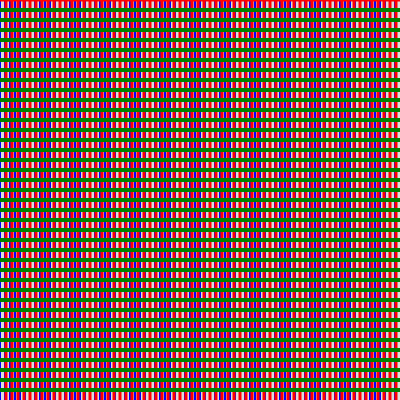
Frame 1 (no input)
Frame 60 (no input): identical to frame 1, image omitted
Frame 120 (the mouse pressed at the canvas centre since frame 60): identical to frame 1, image omitted

The p5.js sketch that drew this single still picture (run headless with seeded random() and noise() and a simulated clock; from frame 60 on, the mouse is pressed at the canvas centre):

// p5.js sketch
// ── sketch.js
function setup() {
  createCanvas(400, 400);
}

function draw() {
  background(220);
 
  for (let x = 0; x < width; x += 5) {
    stroke('blue')
    strokeWeight(2)
    line(x, 0, x, 400);
  }
  for (let x = 0; x < width; x += 6) {
    line(x, 0, x, 400);
    stroke('red')
    strokeWeight(3)
  }
  for (let y = 0; y < width; y += 10) {
    line(0,y,400, y)
    stroke('green')
    strokeWeight(4)
 
  }
}
